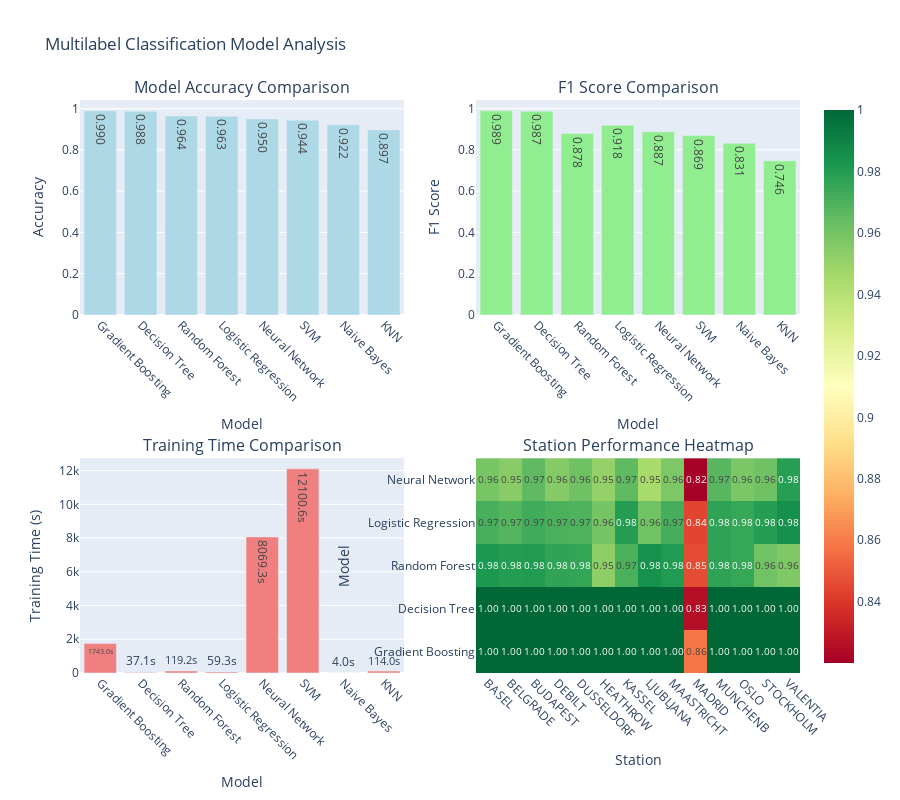

Notebook code cell kept with this figure:
### Markdown cell above
## 📈 10. Comprehensive Visualizations

Create interactive visualizations for multilabel classification analysis.

### Code cell
# Create comprehensive visualizations for multilabel classification
print("\n📊 GENERATING MULTILABEL VISUALIZATIONS")
print("="*60)

# 1. Model Performance Comparison
fig = make_subplots(
    rows=2, cols=2,
    subplot_titles=('Model Accuracy Comparison', 'F1 Score Comparison',
                   'Training Time Comparison', 'Station Performance Heatmap'),
    specs=[[{'type': 'bar'}, {'type': 'bar'}],
           [{'type': 'bar'}, {'type': 'heatmap'}]]
)

# Model Accuracy
fig.add_trace(
    go.Bar(
        x=comparison_df['Model'],
        y=comparison_df['accuracy'],
        name='Accuracy',
        marker_color='lightblue',
        text=[f"{val:.3f}" for val in comparison_df['accuracy']],
        textposition='auto'
    ),
    row=1, col=1
)

# F1 Score
fig.add_trace(
    go.Bar(
        x=comparison_df['Model'],
        y=comparison_df['f1_score'],
        name='F1 Score',
        marker_color='lightgreen',
        text=[f"{val:.3f}" for val in comparison_df['f1_score']],
        textposition='auto'
    ),
    row=1, col=2
)

# Training Time
fig.add_trace(
    go.Bar(
        x=comparison_df['Model'],
        y=comparison_df['training_time'],
        name='Training Time (s)',
        marker_color='lightcoral',
        text=[f"{val:.1f}s" for val in comparison_df['training_time']],
        textposition='auto'
    ),
    row=2, col=1
)

# Station Performance Heatmap (best model)
station_perf_matrix = []
for model_name in comparison_df['Model'][:5]:  # Top 5 models
    model_station_accs = []
    for station in station_names:
        acc = results[model_name]['station_metrics'][station]['accuracy']
        model_station_accs.append(acc)
    station_perf_matrix.append(model_station_accs)

fig.add_trace(
    go.Heatmap(
        z=station_perf_matrix,
        x=station_names,
        y=comparison_df['Model'][:5].tolist(),
        colorscale='RdYlGn',
        text=[[f"{val:.2f}" for val in row] for row in station_perf_matrix],
        texttemplate='%{text}',
        textfont={"size": 10}
    ),
    row=2, col=2
)

# Update layout
fig.update_xaxes(title_text='Model', row=1, col=1, tickangle=45)
fig.update_yaxes(title_text='Accuracy', row=1, col=1)
fig.update_xaxes(title_text='Model', row=1, col=2, tickangle=45)
fig.update_yaxes(title_text='F1 Score', row=1, col=2)
fig.update_xaxes(title_text='Model', row=2, col=1, tickangle=45)
fig.update_yaxes(title_text='Training Time (s)', row=2, col=1)
fig.update_xaxes(title_text='Station', row=2, col=2, tickangle=45)
fig.update_yaxes(title_text='Model', row=2, col=2)

fig.update_layout(
    height=800,
    title_text='Multilabel Classification Model Analysis',
    showlegend=False
)

fig.show()

# 2. Per-Station Performance Visualization
plt.figure(figsize=(15, 8))

# Prepare data for box plot
station_data = []
for station in station_names:
    station_accs = []
    for model_results in results.values():
        station_accs.append(model_results['station_metrics'][station]['accuracy'])
    station_data.append(station_accs)

plt.boxplot(station_data, labels=station_names)
plt.xticks(rotation=45)
plt.ylabel('Accuracy')
plt.title('Model Performance Distribution by Station')
plt.axhline(y=0.8, color='r', linestyle='--', alpha=0.5, label='80% threshold')
plt.grid(True, alpha=0.3)
plt.legend()
plt.tight_layout()
plt.show()

### Figure 1 — Plotly figure (JSON) as saved in the notebook; plotly's stock layout.template omitted (floating-point values rounded to 4 significant figures)
{"data": [{"marker": {"color": "lightblue"}, "name": "Accuracy", "text": ["0.990", "0.988", "0.964", "0.963", "0.950", "0.944", "0.922", "0.897"], "textposition": "auto", "type": "bar", "x": ["Gradient Boosting", "Decision Tree", "Random Forest", "Logistic Regression", "Neural Network", "SVM", "Naive Bayes", "KNN"], "xaxis": "x", "y": [0.9899, 0.9875, 0.9642, 0.9632, 0.95, 0.9438, 0.9221, 0.8971], "yaxis": "y"}, {"marker": {"color": "lightgreen"}, "name": "F1 Score", "text": ["0.989", "0.987", "0.878", "0.918", "0.887", "0.869", "0.831", "0.746"], "textposition": "auto", "type": "bar", "x": ["Gradient Boosting", "Decision Tree", "Random Forest", "Logistic Regression", "Neural Network", "SVM", "Naive Bayes", "KNN"], "xaxis": "x2", "y": [0.9889, 0.9867, 0.8783, 0.9184, 0.8867, 0.8689, 0.8311, 0.7461], "yaxis": "y2"}, {"marker": {"color": "lightcoral"}, "name": "Training Time (s)", "text": ["1743.0s", "37.1s", "119.2s", "59.3s", "8069.3s", "12100.6s", "4.0s", "114.0s"], "textposition": "auto", "type": "bar", "x": ["Gradient Boosting", "Decision Tree", "Random Forest", "Logistic Regression", "Neural Network", "SVM", "Naive Bayes", "KNN"], "xaxis": "x3", "y": [1743.0, 37.1, 119.2, 59.34, 8069.0, 12100.0, 3.971, 114.0], "yaxis": "y3"}, {"colorscale": [[0, "rgb(165,0,38)"], [0.1, "rgb(215,48,39)"], [0.2, "rgb(244,109,67)"], [0.3, "rgb(253,174,97)"], [0.4, "rgb(254,224,139)"], [0.5, "rgb(255,255,191)"], [0.6, "rgb(217,239,139)"], [0.7, "rgb(166,217,106)"], [0.8, "rgb(102,189,99)"], [0.9, "rgb(26,152,80)"], [1, "rgb(0,104,55)"]], "text": [["1.00", "1.00", "1.00", "1.00", "1.00", "1.00", "1.00", "1.00", "1.00", "0.86", "1.00", "1.00", "1.00", "1.00"], ["1.00", "1.00", "1.00", "1.00", "1.00", "1.00", "1.00", "1.00", "1.00", "0.83", "1.00", "1.00", "1.00", "1.00"], ["0.98", "0.98", "0.98", "0.98", "0.98", "0.95", "0.97", "0.98", "0.98", "0.85", "0.98", "0.98", "0.96", "0.96"], ["0.97", "0.97", "0.97", "0.97", "0.97", "0.96", "0.98", "0.96", "0.97", "0.84", "0.98", "0.98", "0.98", "0.98"], ["0.96", "0.95", "0.97", "0.96", "0.96", "0.95", "0.97", "0.95", "0.96", "0.82", "0.97", "0.96", "0.96", "0.98"]], "textfont": {"size": 10}, "texttemplate": "%{text}", "type": "heatmap", "x": ["BASEL", "BELGRADE", "BUDAPEST", "DEBILT", "DUSSELDORF", "HEATHROW", "KASSEL", "LJUBLJANA", "MAASTRICHT", "MADRID", "MUNCHENB", "OSLO", "STOCKHOLM", "VALENTIA"], "xaxis": "x4", "y": ["Gradient Boosting", "Decision Tree", "Random Forest", "Logistic Regression", "Neural Network"], "yaxis": "y4", "z": [[1, 1, 1, 1, 1, 1, 1, 1, 1, 0.8586, 1, 1, 1, 1], [1, 1, 1, 1, 1, 1, 1, 1, 1, 0.8253, 1, 1, 1, 1], [0.9815, 0.9795, 0.9806, 0.9767, 0.9758, 0.9532, 0.9704, 0.9843, 0.9806, 0.8462, 0.9773, 0.9754, 0.961, 0.9569], [0.971, 0.968, 0.973, 0.9704, 0.9695, 0.9595, 0.9797, 0.961, 0.9719, 0.8442, 0.9769, 0.9754, 0.9793, 0.9845], [0.9588, 0.9542, 0.9654, 0.9553, 0.9614, 0.9512, 0.9656, 0.9451, 0.9575, 0.82, 0.9673, 0.9577, 0.9614, 0.9791]]}], "layout": {"annotations": [{"font": {"size": 16}, "showarrow": false, "text": "Model Accuracy Comparison", "x": 0.225, "xanchor": "center", "xref": "paper", "y": 1, "yanchor": "bottom", "yref": "paper"}, {"font": {"size": 16}, "showarrow": false, "text": "F1 Score Comparison", "x": 0.775, "xanchor": "center", "xref": "paper", "y": 1, "yanchor": "bottom", "yref": "paper"}, {"font": {"size": 16}, "showarrow": false, "text": "Training Time Comparison", "x": 0.225, "xanchor": "center", "xref": "paper", "y": 0.375, "yanchor": "bottom", "yref": "paper"}, {"font": {"size": 16}, "showarrow": false, "text": "Station Performance Heatmap", "x": 0.775, "xanchor": "center", "xref": "paper", "y": 0.375, "yanchor": "bottom", "yref": "paper"}], "height": 800, "showlegend": false, "title": {"text": "Multilabel Classification Model Analysis"}, "xaxis": {"anchor": "y", "domain": [0, 0.45], "tickangle": 45, "title": {"text": "Model"}}, "xaxis2": {"anchor": "y2", "domain": [0.55, 1], "tickangle": 45, "title": {"text": "Model"}}, "xaxis3": {"anchor": "y3", "domain": [0, 0.45], "tickangle": 45, "title": {"text": "Model"}}, "xaxis4": {"anchor": "y4", "domain": [0.55, 1], "tickangle": 45, "title": {"text": "Station"}}, "yaxis": {"anchor": "x", "domain": [0.625, 1], "title": {"text": "Accuracy"}}, "yaxis2": {"anchor": "x2", "domain": [0.625, 1], "title": {"text": "F1 Score"}}, "yaxis3": {"anchor": "x3", "domain": [0, 0.375], "title": {"text": "Training Time (s)"}}, "yaxis4": {"anchor": "x4", "domain": [0, 0.375], "title": {"text": "Model"}}}}
